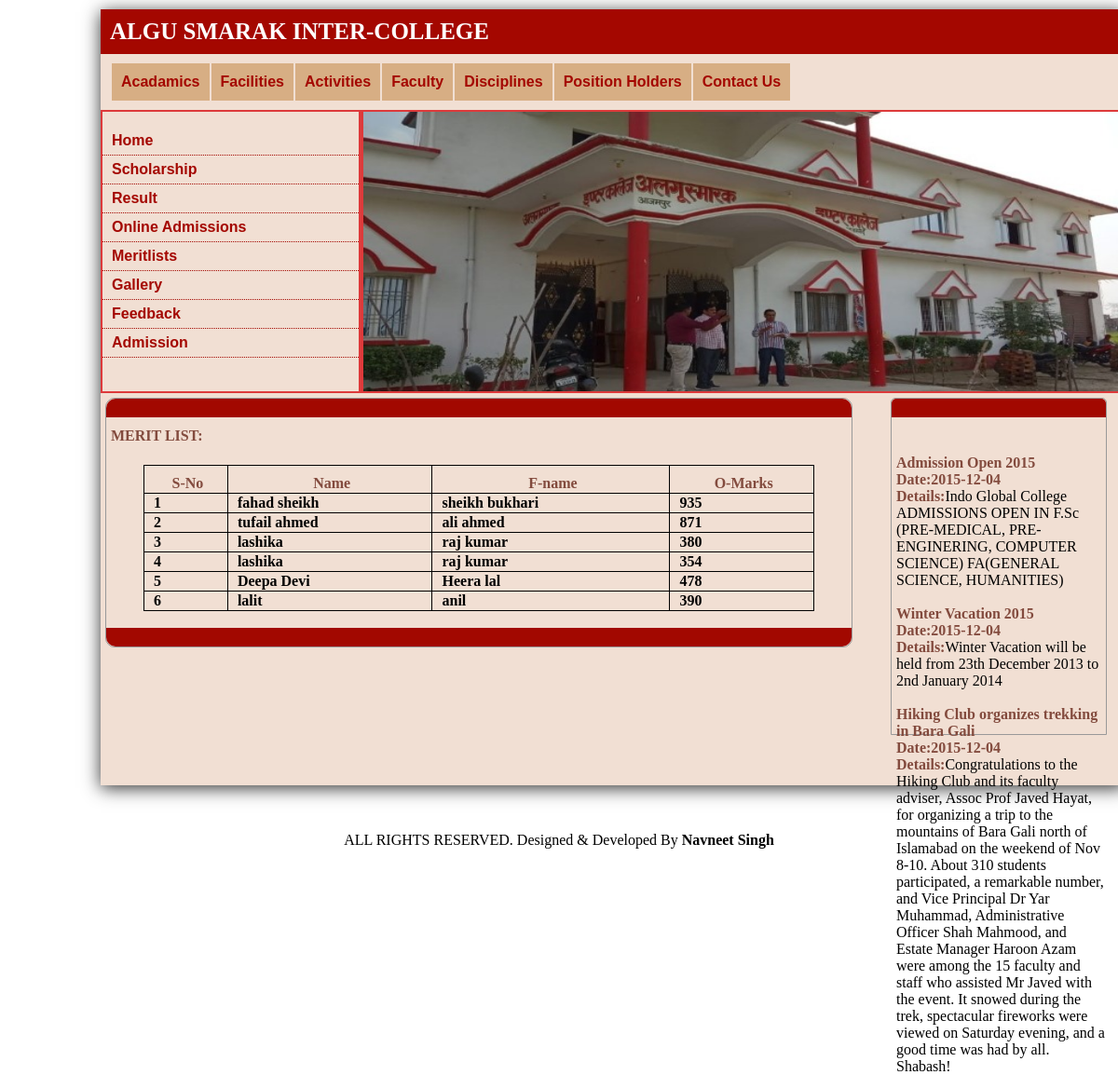
/meritlist.php, run on the app's committed database.
### tables this page shows
CREATE TABLE IF NOT EXISTS `studunt_academic` (
  `aca_id` int(11) NOT NULL AUTO_INCREMENT,
  `st_id` int(11) NOT NULL,
  `aca_exam` varchar(50) NOT NULL,
  `aca_year` varchar(20) NOT NULL,
  `aca_roll` int(30) NOT NULL,
  `aca_marksobtained` int(11) NOT NULL,
  `aca_totalmarks` int(11) NOT NULL,
  `aca_bise` varchar(50) NOT NULL,
  PRIMARY KEY (`aca_id`)
);

CREATE TABLE IF NOT EXISTS `student_admission` (
  `st_id` int(11) NOT NULL AUTO_INCREMENT,
  `aid` int(11) NOT NULL,
  `st_name` varchar(100) NOT NULL,
  `st_fname` varchar(100) NOT NULL,
  `st_gender` varchar(20) NOT NULL,
  `st_address` text NOT NULL,
  `st_paddress` text NOT NULL,
  `st_contact` varchar(100) NOT NULL,
  `st_religion` varchar(20) NOT NULL,
  PRIMARY KEY (`st_id`)
);

CREATE TABLE IF NOT EXISTS `news` (
  `nid` int(11) NOT NULL AUTO_INCREMENT,
  `heading` varchar(100) NOT NULL,
  `details` text NOT NULL,
  `date` date NOT NULL,
  PRIMARY KEY (`nid`)
);

### meritlist.php (the view, shortened to what this page needs)
<?php
include 'config.php';
?><!DOCTYPE html PUBLIC "-//W3C//DTD XHTML 1.0 Transitional//EN" "http://www.w3.org/TR/xhtml1/DTD/xhtml1-transitional.dtd">
<html xmlns="http://www.w3.org/1999/xhtml">
<head>
<link rel="stylesheet" href="style.css" type="text/css" />
</head>
<body>
<div class="wrapper">
	<div id="header">ALGU SMARAK INTER-COLLEGE</div>
    <div id="menu">
    	<ul>
        	<li><a href="user_academics.php" title="Acadamics">Acadamics</a></li>
            <li><a href="facility.php" title="Facities">Facilities</a></li>
            <li><a href="user_activities.php" title="Activities">Activities</a></li>
            <li><a href="faculty.php" title="Faculty">Faculty</a></li>
            <li><a href="discipline.php" title="Disciplines">Disciplines</a></li>
            <li><a href="position_holder.php" title="Position Holders">Position Holders</a></li>
            <li><a href="contact.php" title="Contact Us">Contact Us</a></li>
        </ul>
        <br />
<br style="clear:both;" />
    </div>
    <div class="head">
    	<div class="sidebar_menu">
        	<ul>
            <li><a href="index.php" title="Home">Home</a></li>
        <li><a href="scholarship.php" title="Scholarship">Scholarship</a></li>
        <li><a href="result.php" title="Result">Result</a></li>
        <li><a href="addmision_form.php" title="Online Admissions">Online Admissions</a></li>
        <li><a href="meritlist.php" title="Meritlists">Meritlists</a></li>
        <li><a href="gallery.php" title="Gallery">Gallery</a></li>
        <li><a href="user_feedback.php" title="Feedback">Feedback</a></li>
        <li><a href="all_admissions.php" title="Admission">Admission</a></li>
        	</ul>
        </div>
        <div id="slide">
        <img src="images/dav image.jpg" height="300px" width="100%" />
        </div>
    </div>
    <div class="content">
    	<div class="content_div"></div>
        <h4 class="bold">MERIT LIST:</h4>
         <p class="para">
         	<form method="post" action="adm_code.php">
           	  <table  align="center" class="tab" border="1">
                <tr>
                	<th class="bold th">S-No</th>
                    <th class="bold th">Name</th>
                    <th class="bold th">F-name</th>
                    <th class="bold th">O-Marks</th>
                </tr>
                <?php
			 $query="SELECT a.aca_id,a.aca_marksobtained,s.st_name,s.st_fname FROM student_admission as s inner JOIN studunt_academic as a ON s.st_id=a.st_id where s.st_id=a.st_id and a.aca_marksobtained>=(a.aca_totalmarks*(80/100))";
				$result=mysqli_query($conn,$query);
				$j=1;
				while($test=mysqli_fetch_array($result))
				{
				echo '<tr>';
				echo '<td>'.$j.'</td>';
                	echo '<td>'.$test['st_name'].'</td>';
                    echo '<td>'.$test['st_fname'].'</td>';
                   echo '<td>' .$test['aca_marksobtained'].'</td>';
                echo '</tr>';
				$j++;
				}
				?>
                </table>
         	</form>
        <br />
        <div class="content_foot"></div>
        </p>
    </div>
    <div class="sidebar">
    	<div class="sidebar_content"></div>
        <div class="ads">
        <marquee direction="up" scrollamount="2" id='scroll_stop' style="height:300px;" onMouseOver="document.getElementById('scroll_stop').stop();" onMouseOut="document.getElementById('scroll_stop').start();">
        <?php
        $result=mysqli_query($conn,"select * from  news");
		while($test=mysqli_fetch_array($result))
        {
        ?>
       <?php echo '<strong>'.$test['heading'].'</strong>'.'<br />';?>
        <?php echo '<strong>Date:'.$test['date'].'</strong>'.'<br />';?>
		 <?php echo '<strong>Details:</strong>'.$test['details'].'<br /><br/>';}?>
        </marquee>
        </div>
    </div>
    <br style="clear:both;" /><br /><br />
<br />
</div>
 <?php
 include 'footer.php';
 ?>
</body>
</html>

### style.css (style rules this page uses)
body { background:#FFF; }
.wrapper { height:auto; width:1100px; box-shadow: 0px 3px 18px #333333; background:#F1DFD3; margin:10px 100px 50px 100px; }
#header { background:#A40700; margin:0px; color:#FFF; font-size:25px; font-weight:bold; padding-top:10px; padding-left:10px; padding-bottom:10px; font-family:Georgia, serif; }
#menu { background:#F1DFD3; height:auto; margin:0px 0px 10px 0px; width:1100px; letter-spacing: -0px; }
#menu ul { margin:10px auto 0px 5px; padding-left:5px; }
#menu ul li { list-style-type:none; float:left; font-weight:bolder; font-family:Arial, Helvetica, sans-serif; display:block; line-height:40px; background:#D7AE84; margin-left:2px; padding:0px 10px 0px 10px; }
#menu ul li a { text-decoration:none; color:#A40700; }
.head { width:100%; height:304px; background:#DD3A3B; }
.sidebar_menu { height:300px; width:25%; background:#F1DFD3; border:solid 2px #DD3A3B; padding:0px auto auto -10px; float:left; }
.sidebar_menu ul li { list-style-type:none; border-bottom:dotted 1px #A40700; margin-left:-40px; padding-left:10px; }
.sidebar_menu ul li a { text-decoration:none; display:block; line-height:30px; font-family:Arial, Helvetica, sans-serif; font-weight:bold; color:#A40700; }
#slide { height:300px; width:74.2%; background:#F1DFD3; border:solid 2px #DD3A3B; float:right; }
.content { height:auto; background:#F1DFD3; border:#999 1px solid; width:800px; margin:5px auto auto 5px; border-radius:10px; float:left; }
.content_div { background-color:#A20800; height:20px; border-top-left-radius:10px; border-top-right-radius:10px; width:800px; float:left; }
.content_foot { background-color:#A20800; height:20px; border-bottom-left-radius:10px; border-bottom-right-radius:10px; width:800px; float:left; position:relative; }
.para { margin:0px 5px auto auto; padding-right:5px; text-align:left; margin-left:5px; padding-bottom:0px; height:auto; }
.bold { text-align:left; color:#834B3E; padding-top:10px; padding-left:5px; }
.sidebar { height:auto; width:230px; border:#999 1px solid; float:right; margin:5px 20px auto 10px; border-top-left-radius:5px; border-top-right-radius:5px; }
.sidebar_content { background-color:#A20800; height:20px; border-top-left-radius:5px; border-top-right-radius:5px; width:230px; }
.ads { padding-left:5px; padding-top:40px; }
.ads strong { color:#834B3E; }
table td { font-weight:bold; padding-left:10px; }
.th { text-align:center; }
.tab { border:1px solid #000000; border-collapse:collapse; width:90%; }

### data on the page
studunt_academic: st.st_name "fahad sheikh", st.st_fname "sheikh bukhari", aca_marksobtained "935"
studunt_academic: st.st_name "tufail ahmed", st.st_fname "ali ahmed", aca_marksobtained "871"
studunt_academic: st.st_name "lashika", st.st_fname "raj kumar", aca_marksobtained "380"
studunt_academic: st.st_name "lashika", st.st_fname "raj kumar", aca_marksobtained "354"
studunt_academic: st.st_name "Deepa Devi", st.st_fname "Heera lal", aca_marksobtained "478"
studunt_academic: st.st_name "lalit", st.st_fname "anil", aca_marksobtained "390"
news: heading "Admission Open 2015", date "2015-12-04", details "Indo Global College ADMISSIONS OPEN IN F.Sc (PRE-MEDICAL, PRE-ENGINERING, COMPUTER SCIENCE) FA(GENERAL SCIENCE, HUMANITIES)"
news: heading "Winter Vacation 2015", date "2015-12-04", details "Winter Vacation will be held from 23th December 2013 to 2nd January 2014"
news: heading "Hiking Club organizes trekking in Bara Gali", date "2015-12-04", details "Congratulations to the Hiking Club and its faculty adviser, Assoc Prof Javed Hayat, for organizing a trip to the mountains of Bara Gali north of Islamabad on the weekend of Nov 8-10. About 310 students participated, a remarkable number, and Vice Principal Dr Yar Muhammad, Administrative Officer Shah Mahmood, and Estate Manager Haroon Azam were among the 15 faculty and staff who assisted Mr Javed with the event. It snowed during the trek, spectacular fireworks were viewed on Saturday evening, and a good time was had by all. Shabash!"
